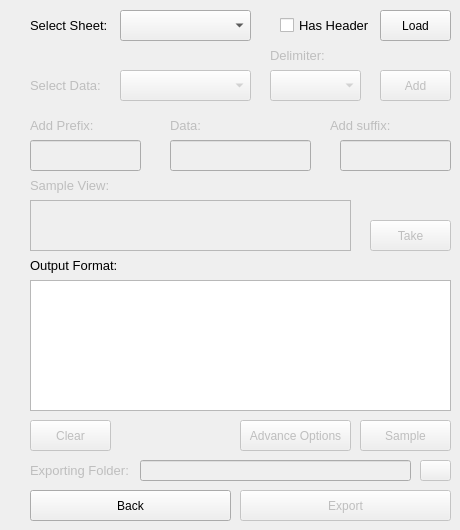
    <widget class="QWidget" name="operation">
     <widget class="QPushButton" name="bckbtn1">
      <property name="enabled">
       <bool>true</bool>
      </property>
      <property name="geometry">
       <rect>
        <x>30</x>
        <y>490</y>
        <width>201</width>
        <height>31</height>
       </rect>
      </property>
      <property name="styleSheet">
       <string notr="true">
font: 10pt &quot;MS Shell Dlg 2&quot;;
</string>
      </property>
      <property name="text">
       <string>Back</string>
      </property>
     </widget>
     <widget class="QPushButton" name="exprtbtn">
      <property name="enabled">
       <bool>false</bool>
      </property>
      <property name="geometry">
       <rect>
        <x>240</x>
        <y>490</y>
        <width>211</width>
        <height>31</height>
       </rect>
      </property>
      <property name="styleSheet">
       <string notr="true">
font: 10pt &quot;MS Shell Dlg 2&quot;;
</string>
      </property>
      <property name="text">
       <string>Export</string>
      </property>
     </widget>
     <widget class="QComboBox" name="sheetbox">
      <property name="geometry">
       <rect>
        <x>120</x>
        <y>10</y>
        <width>131</width>
        <height>31</height>
       </rect>
      </property>
      <property name="font">
       <font>
        <pointsize>10</pointsize>
       </font>
      </property>
     </widget>
     <widget class="QLabel" name="label_9">
      <property name="geometry">
       <rect>
        <x>30</x>
        <y>10</y>
        <width>91</width>
        <height>31</height>
       </rect>
      </property>
      <property name="font">
       <font>
        <pointsize>10</pointsize>
       </font>
      </property>
      <property name="text">
       <string>Select Sheet:</string>
      </property>
     </widget>
     <widget class="QCheckBox" name="headercheck">
      <property name="geometry">
       <rect>
        <x>280</x>
        <y>10</y>
        <width>101</width>
        <height>31</height>
       </rect>
      </property>
      <property name="font">
       <font>
        <pointsize>10</pointsize>
       </font>
      </property>
      <property name="text">
       <string>Has Header</string>
      </property>
     </widget>
     <widget class="QPushButton" name="loadbtn">
      <property name="enabled">
       <bool>true</bool>
      </property>
      <property name="geometry">
       <rect>
        <x>380</x>
        <y>10</y>
        <width>71</width>
        <height>31</height>
       </rect>
      </property>
      <property name="styleSheet">
       <string notr="true">
font: 10pt &quot;MS Shell Dlg 2&quot;;
</string>
      </property>
      <property name="text">
       <string>Load</string>
      </property>
     </widget>
     <widget class="QComboBox" name="databox">
      <property name="enabled">
       <bool>false</bool>
      </property>
      <property name="geometry">
       <rect>
        <x>120</x>
        <y>70</y>
        <width>131</width>
        <height>31</height>
       </rect>
      </property>
      <property name="font">
       <font>
        <pointsize>10</pointsize>
       </font>
      </property>
     </widget>
     <widget class="QLabel" name="label_10">
      <property name="enabled">
       <bool>false</bool>
      </property>
      <property name="geometry">
       <rect>
        <x>30</x>
        <y>70</y>
        <width>91</width>
        <height>31</height>
       </rect>
      </property>
      <property name="font">
       <font>
        <pointsize>10</pointsize>
       </font>
      </property>
      <property name="text">
       <string>Select Data:</string>
      </property>
     </widget>
     <widget class="QPushButton" name="addbtn">
      <property name="enabled">
       <bool>false</bool>
      </property>
      <property name="geometry">
       <rect>
        <x>380</x>
        <y>70</y>
        <width>71</width>
        <height>31</height>
       </rect>
      </property>
      <property name="styleSheet">
       <string notr="true">
font: 10pt &quot;MS Shell Dlg 2&quot;;
</string>
      </property>
      <property name="text">
       <string>Add</string>
      </property>
     </widget>
     <widget class="QLineEdit" name="prefixline">
      <property name="enabled">
       <bool>false</bool>
      </property>
      <property name="geometry">
       <rect>
        <x>30</x>
        <y>140</y>
        <width>111</width>
        <height>31</height>
       </rect>
      </property>
      <property name="styleSheet">
       <string notr="true">font: 10pt &quot;MS Shell Dlg 2&quot;;</string>
      </property>
      <property name="text">
       <string/>
      </property>
      <property name="alignment">
       <set>Qt::AlignRight|Qt::AlignTrailing|Qt::AlignVCenter</set>
      </property>
      <property name="placeholderText">
       <string/>
      </property>
     </widget>
     <widget class="QLineEdit" name="databox2">
      <property name="enabled">
       <bool>false</bool>
      </property>
      <property name="geometry">
       <rect>
        <x>170</x>
        <y>140</y>
        <width>141</width>
        <height>31</height>
       </rect>
      </property>
      <property name="styleSheet">
       <string notr="true">font: 10pt &quot;MS Shell Dlg 2&quot;;</string>
      </property>
      <property name="text">
       <string/>
      </property>
      <property name="alignment">
       <set>Qt::AlignCenter</set>
      </property>
      <property name="readOnly">
       <bool>true</bool>
      </property>
      <property name="placeholderText">
       <string/>
      </property>
     </widget>
     <widget class="QLineEdit" name="suffixline">
      <property name="enabled">
       <bool>false</bool>
      </property>
      <property name="geometry">
       <rect>
        <x>340</x>
        <y>140</y>
        <width>111</width>
        <height>31</height>
       </rect>
      </property>
      <property name="styleSheet">
       <string notr="true">font: 10pt &quot;MS Shell Dlg 2&quot;;</string>
      </property>
      <property name="text">
       <string/>
      </property>
      <property name="placeholderText">
       <string/>
      </property>
     </widget>
     <widget class="QLabel" name="prefixlabel">
      <property name="enabled">
       <bool>false</bool>
      </property>
      <property name="geometry">
       <rect>
        <x>30</x>
        <y>110</y>
        <width>91</width>
        <height>31</height>
       </rect>
      </property>
      <property name="font">
       <font>
        <pointsize>10</pointsize>
       </font>
      </property>
      <property name="text">
       <string>Add Prefix:</string>
      </property>
     </widget>
     <widget class="QLabel" name="datalabel">
      <property name="enabled">
       <bool>false</bool>
      </property>
      <property name="geometry">
       <rect>
        <x>170</x>
        <y>110</y>
        <width>91</width>
        <height>31</height>
       </rect>
      </property>
      <property name="font">
       <font>
        <pointsize>10</pointsize>
       </font>
      </property>
      <property name="text">
       <string>Data:</string>
      </property>
     </widget>
     <widget class="QLabel" name="suffixlabel">
      <property name="enabled">
       <bool>false</bool>
      </property>
      <property name="geometry">
       <rect>
        <x>330</x>
        <y>110</y>
        <width>91</width>
        <height>31</height>
       </rect>
      </property>
      <property name="font">
       <font>
        <pointsize>10</pointsize>
       </font>
      </property>
      <property name="text">
       <string>Add suffix:</string>
      </property>
     </widget>
     <widget class="QPushButton" name="takebtn">
      <property name="enabled">
       <bool>false</bool>
      </property>
      <property name="geometry">
       <rect>
        <x>370</x>
        <y>220</y>
        <width>81</width>
        <height>31</height>
       </rect>
      </property>
      <property name="styleSheet">
       <string notr="true">
font: 10pt &quot;MS Shell Dlg 2&quot;;
</string>
      </property>
      <property name="text">
       <string>Take</string>
      </property>
     </widget>
     <widget class="QPlainTextEdit" name="outputtxt">
      <property name="geometry">
       <rect>
        <x>30</x>
        <y>280</y>
        <width>421</width>
        <height>131</height>
       </rect>
      </property>
      <property name="font">
       <font>
        <pointsize>10</pointsize>
       </font>
      </property>
      <property name="readOnly">
       <bool>true</bool>
      </property>
      <property name="plainText">
       <string/>
      </property>
     </widget>
     <widget class="QComboBox" name="delibox">
      <property name="enabled">
       <bool>false</bool>
      </property>
      <property name="geometry">
       <rect>
        <x>270</x>
        <y>70</y>
        <width>91</width>
        <height>31</height>
       </rect>
      </property>
      <property name="font">
       <font>
        <pointsize>10</pointsize>
       </font>
      </property>
     </widget>
     <widget class="QLabel" name="delilabel">
      <property name="enabled">
       <bool>false</bool>
      </property>
      <property name="geometry">
       <rect>
        <x>270</x>
        <y>40</y>
        <width>91</width>
        <height>31</height>
       </rect>
      </property>
      <property name="font">
       <font>
        <pointsize>10</pointsize>
       </font>
      </property>
      <property name="text">
       <string>Delimiter:</string>
      </property>
     </widget>
     <widget class="QTextEdit" name="samview">
      <property name="enabled">
       <bool>false</bool>
      </property>
      <property name="geometry">
       <rect>
        <x>30</x>
        <y>200</y>
        <width>321</width>
        <height>51</height>
       </rect>
      </property>
      <property name="readOnly">
       <bool>true</bool>
      </property>
     </widget>
     <widget class="QLabel" name="samvlabel">
      <property name="enabled">
       <bool>false</bool>
      </property>
      <property name="geometry">
       <rect>
        <x>30</x>
        <y>170</y>
        <width>91</width>
        <height>31</height>
       </rect>
      </property>
      <property name="font">
       <font>
        <pointsize>10</pointsize>
       </font>
      </property>
      <property name="text">
       <string>Sample View:</string>
      </property>
     </widget>
     <widget class="QLabel" name="label_11">
      <property name="geometry">
       <rect>
        <x>30</x>
        <y>250</y>
        <width>91</width>
        <height>31</height>
       </rect>
      </property>
      <property name="font">
       <font>
        <pointsize>10</pointsize>
       </font>
      </property>
      <property name="text">
       <string>Output Format:</string>
      </property>
     </widget>
     <widget class="QPushButton" name="samplebtn">
      <property name="enabled">
       <bool>false</bool>
      </property>
      <property name="geometry">
       <rect>
        <x>360</x>
        <y>420</y>
        <width>91</width>
        <height>31</height>
       </rect>
      </property>
      <property name="styleSheet">
       <string notr="true">
font: 10pt &quot;MS Shell Dlg 2&quot;;
</string>
      </property>
      <property name="text">
       <string>Sample</string>
      </property>
     </widget>
     <widget class="QPushButton" name="advncbtn">
      <property name="enabled">
       <bool>false</bool>
      </property>
      <property name="geometry">
       <rect>
        <x>240</x>
        <y>420</y>
        <width>111</width>
        <height>31</height>
       </rect>
      </property>
      <property name="styleSheet">
       <string notr="true">
font: 10pt &quot;MS Shell Dlg 2&quot;;
</string>
      </property>
      <property name="text">
       <string>Advance Options</string>
      </property>
     </widget>
     <widget class="QLineEdit" name="folderline">
      <property name="enabled">
       <bool>false</bool>
      </property>
      <property name="geometry">
       <rect>
        <x>140</x>
        <y>460</y>
        <width>271</width>
        <height>21</height>
       </rect>
      </property>
      <property name="styleSheet">
       <string notr="true">font: 10pt &quot;MS Shell Dlg 2&quot;;</string>
      </property>
      <property name="text">
       <string/>
      </property>
      <property name="alignment">
       <set>Qt::AlignLeading|Qt::AlignLeft|Qt::AlignVCenter</set>
      </property>
      <property name="readOnly">
       <bool>true</bool>
      </property>
      <property name="placeholderText">
       <string/>
      </property>
     </widget>
     <widget class="QLabel" name="exportlabel">
      <property name="enabled">
       <bool>false</bool>
      </property>
      <property name="geometry">
       <rect>
        <x>30</x>
        <y>460</y>
        <width>101</width>
        <height>21</height>
       </rect>
      </property>
      <property name="font">
       <font>
        <pointsize>10</pointsize>
       </font>
      </property>
      <property name="text">
       <string>Exporting Folder:</string>
      </property>
     </widget>
     <widget class="QPushButton" name="folderbtn">
      <property name="enabled">
       <bool>false</bool>
      </property>
      <property name="geometry">
       <rect>
        <x>420</x>
        <y>460</y>
        <width>31</width>
        <height>21</height>
       </rect>
      </property>
      <property name="styleSheet">
       <string notr="true">border-top-color: rgb(255, 255, 255);</string>
      </property>
      <property name="text">
       <string/>
      </property>
      <property name="icon">
       <iconset>
        <normaloff>browse.logo.png</normaloff>browse.logo.png</iconset>
      </property>
      <property name="iconSize">
       <size>
        <width>35</width>
        <height>35</height>
       </size>
      </property>
     </widget>
     <widget class="QPushButton" name="clrbtn">
      <property name="enabled">
       <bool>false</bool>
      </property>
      <property name="geometry">
       <rect>
        <x>30</x>
        <y>420</y>
        <width>81</width>
        <height>31</height>
       </rect>
      </property>
      <property name="styleSheet">
       <string notr="true">
font: 10pt &quot;MS Shell Dlg 2&quot;;
</string>
      </property>
      <property name="text">
       <string>Clear</string>
      </property>
     </widget>
    </widget>
